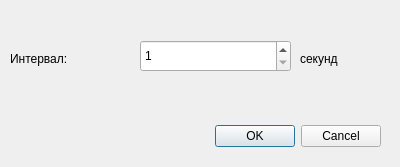
<?xml version="1.0" encoding="UTF-8"?>
<ui version="4.0">
 <class>SettingsDialog</class>
 <widget class="QDialog" name="SettingsDialog">
  <property name="geometry">
   <rect>
    <x>0</x>
    <y>0</y>
    <width>400</width>
    <height>167</height>
   </rect>
  </property>
  <property name="windowTitle">
   <string>Dialog</string>
  </property>
  <widget class="QDialogButtonBox" name="buttonBox">
   <property name="geometry">
    <rect>
     <x>10</x>
     <y>120</y>
     <width>371</width>
     <height>32</height>
    </rect>
   </property>
   <property name="orientation">
    <enum>Qt::Horizontal</enum>
   </property>
   <property name="standardButtons">
    <set>QDialogButtonBox::Cancel|QDialogButtonBox::Ok</set>
   </property>
  </widget>
  <widget class="QSpinBox" name="secondsBox">
   <property name="geometry">
    <rect>
     <x>140</x>
     <y>40</y>
     <width>151</width>
     <height>32</height>
    </rect>
   </property>
   <property name="minimum">
    <number>1</number>
   </property>
   <property name="maximum">
    <number>1000</number>
   </property>
  </widget>
  <widget class="QLabel" name="label">
   <property name="geometry">
    <rect>
     <x>10</x>
     <y>50</y>
     <width>81</width>
     <height>18</height>
    </rect>
   </property>
   <property name="text">
    <string>Интервал:</string>
   </property>
  </widget>
  <widget class="QLabel" name="label_2">
   <property name="geometry">
    <rect>
     <x>300</x>
     <y>50</y>
     <width>58</width>
     <height>18</height>
    </rect>
   </property>
   <property name="text">
    <string>секунд</string>
   </property>
  </widget>
 </widget>
 <resources/>
 <connections>
  <connection>
   <sender>buttonBox</sender>
   <signal>accepted()</signal>
   <receiver>SettingsDialog</receiver>
   <slot>accept()</slot>
   <hints>
    <hint type="sourcelabel">
     <x>248</x>
     <y>254</y>
    </hint>
    <hint type="destinationlabel">
     <x>157</x>
     <y>274</y>
    </hint>
   </hints>
  </connection>
  <connection>
   <sender>buttonBox</sender>
   <signal>rejected()</signal>
   <receiver>SettingsDialog</receiver>
   <slot>reject()</slot>
   <hints>
    <hint type="sourcelabel">
     <x>316</x>
     <y>260</y>
    </hint>
    <hint type="destinationlabel">
     <x>286</x>
     <y>274</y>
    </hint>
   </hints>
  </connection>
 </connections>
</ui>
